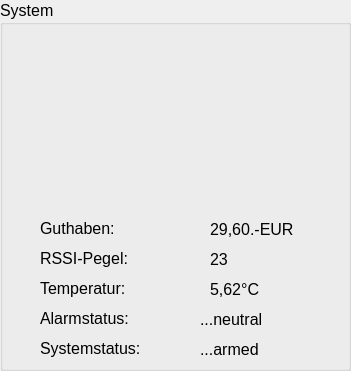
   <widget class="QGroupBox" name="groupBox">
    <property name="geometry">
     <rect>
      <x>10</x>
      <y>10</y>
      <width>351</width>
      <height>371</height>
     </rect>
    </property>
    <property name="font">
     <font>
      <pointsize>12</pointsize>
     </font>
    </property>
    <property name="title">
     <string>System</string>
    </property>
    <widget class="QLabel" name="label_11">
     <property name="geometry">
      <rect>
       <x>40</x>
       <y>340</y>
       <width>141</width>
       <height>17</height>
      </rect>
     </property>
     <property name="font">
      <font>
       <pointsize>12</pointsize>
      </font>
     </property>
     <property name="text">
      <string>Systemstatus:</string>
     </property>
    </widget>
    <widget class="QLabel" name="systemstatus">
     <property name="geometry">
      <rect>
       <x>200</x>
       <y>340</y>
       <width>131</width>
       <height>16</height>
      </rect>
     </property>
     <property name="font">
      <font>
       <pointsize>12</pointsize>
      </font>
     </property>
     <property name="text">
      <string>...armed</string>
     </property>
     <property name="textFormat">
      <enum>Qt::RichText</enum>
     </property>
    </widget>
    <widget class="QLabel" name="label_12">
     <property name="geometry">
      <rect>
       <x>40</x>
       <y>310</y>
       <width>141</width>
       <height>17</height>
      </rect>
     </property>
     <property name="font">
      <font>
       <pointsize>12</pointsize>
      </font>
     </property>
     <property name="text">
      <string>Alarmstatus:</string>
     </property>
    </widget>
    <widget class="QLabel" name="alarmstatus">
     <property name="geometry">
      <rect>
       <x>200</x>
       <y>310</y>
       <width>131</width>
       <height>16</height>
      </rect>
     </property>
     <property name="font">
      <font>
       <pointsize>12</pointsize>
      </font>
     </property>
     <property name="text">
      <string>...neutral</string>
     </property>
     <property name="textFormat">
      <enum>Qt::RichText</enum>
     </property>
    </widget>
    <widget class="QLabel" name="label_13">
     <property name="geometry">
      <rect>
       <x>40</x>
       <y>220</y>
       <width>141</width>
       <height>17</height>
      </rect>
     </property>
     <property name="font">
      <font>
       <pointsize>12</pointsize>
      </font>
     </property>
     <property name="text">
      <string>Guthaben:</string>
     </property>
    </widget>
    <widget class="QLabel" name="guthaben">
     <property name="geometry">
      <rect>
       <x>210</x>
       <y>220</y>
       <width>121</width>
       <height>17</height>
      </rect>
     </property>
     <property name="font">
      <font>
       <pointsize>12</pointsize>
      </font>
     </property>
     <property name="text">
      <string>29,60.-EUR</string>
     </property>
     <property name="textFormat">
      <enum>Qt::RichText</enum>
     </property>
    </widget>
    <widget class="QLabel" name="label_14">
     <property name="geometry">
      <rect>
       <x>40</x>
       <y>250</y>
       <width>141</width>
       <height>17</height>
      </rect>
     </property>
     <property name="font">
      <font>
       <pointsize>12</pointsize>
      </font>
     </property>
     <property name="text">
      <string>RSSI-Pegel:</string>
     </property>
    </widget>
    <widget class="QLabel" name="rssipegel">
     <property name="geometry">
      <rect>
       <x>210</x>
       <y>250</y>
       <width>121</width>
       <height>17</height>
      </rect>
     </property>
     <property name="font">
      <font>
       <pointsize>12</pointsize>
      </font>
     </property>
     <property name="text">
      <string>23</string>
     </property>
     <property name="textFormat">
      <enum>Qt::RichText</enum>
     </property>
    </widget>
    <widget class="QLabel" name="label_15">
     <property name="geometry">
      <rect>
       <x>40</x>
       <y>280</y>
       <width>141</width>
       <height>17</height>
      </rect>
     </property>
     <property name="font">
      <font>
       <pointsize>12</pointsize>
      </font>
     </property>
     <property name="text">
      <string>Temperatur:</string>
     </property>
    </widget>
    <widget class="QLabel" name="temperatur">
     <property name="geometry">
      <rect>
       <x>210</x>
       <y>280</y>
       <width>121</width>
       <height>17</height>
      </rect>
     </property>
     <property name="font">
      <font>
       <pointsize>12</pointsize>
      </font>
     </property>
     <property name="text">
      <string>5,62°C</string>
     </property>
     <property name="textFormat">
      <enum>Qt::RichText</enum>
     </property>
    </widget>
   </widget>
